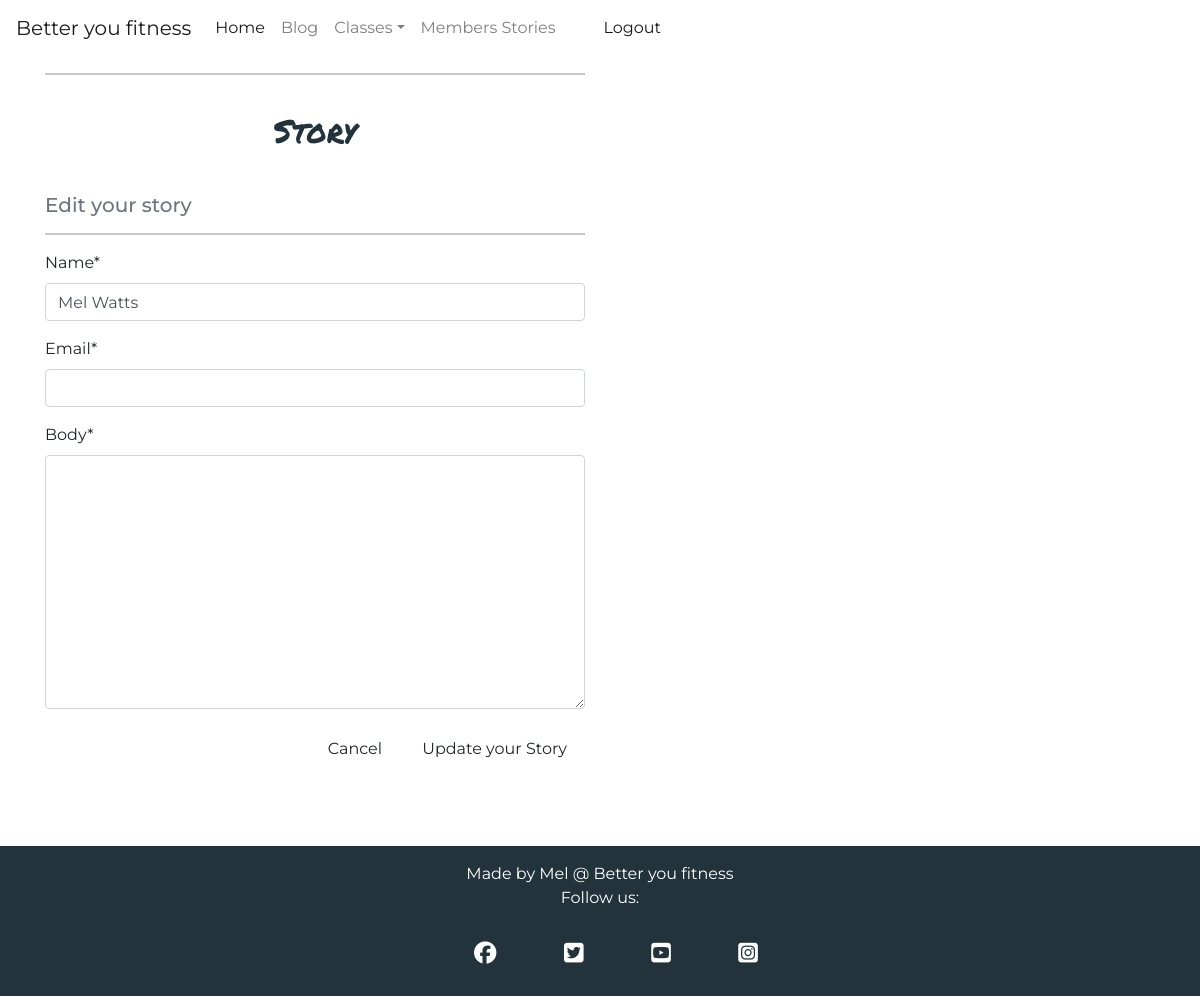
Page /stories/edit/2/ (signed in) on the earlier database version.
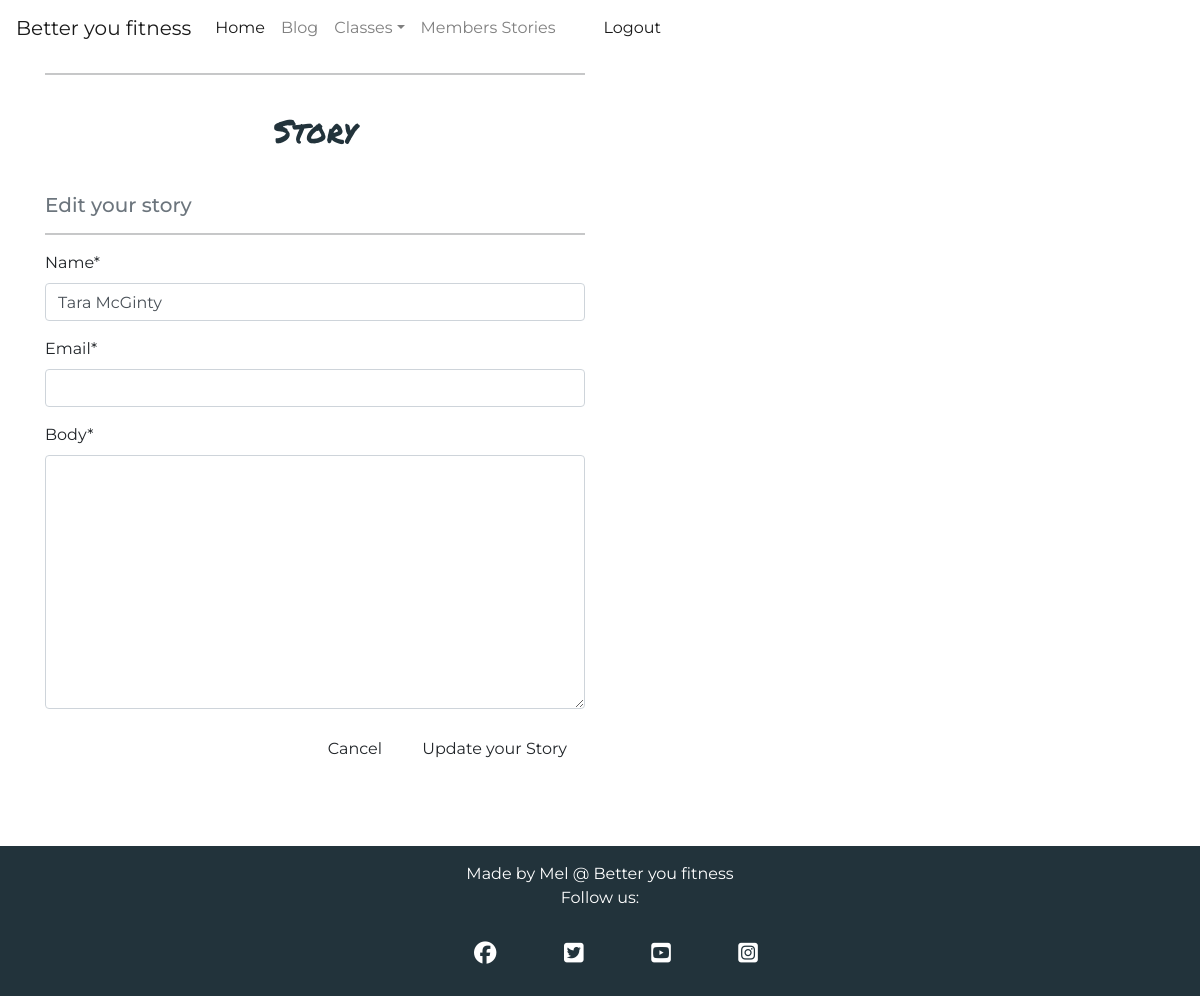
Same page on the later database version.
### stories/models.py (models this page shows, shortened)
class Stories(models.Model):
    class Meta:
        verbose_name_plural = 'Stories'
    name = models.CharField(max_length=254)
    description = models.TextField()
    image_url = models.URLField(max_length=1024, null=True, blank=True)
    image_before = models.ImageField(null=True, blank=True)
    image_url = models.URLField(max_length=1024, null=True, blank=True)
    image_after = models.ImageField(null=True, blank=True)

### stories/views.py (the view)
# urls.py: path('edit/<int:story_id>/', views.edit_story, name='edit_story'),
@login_required
def edit_story(request, story_id):
    if not request.user.is_superuser:
        messages.error(request, 'Sorry, you must have an account to do that.')
        return redirect(reverse('home'))
    story = get_object_or_404(Stories, pk=story_id)
    if request.method == 'POST':
        form = CommentForm(request.POST, request.FILES, instance=story)
        if form.is_valid():
            form.save()
            messages.success(request, 'Story updated, well done!')
            return redirect(reverse('story_detail', args=[story.id]))
        else:
            messages.error(request, 'Opps! Please check your form is valid.')
    else:
        form = CommentForm(instance=story)
        messages.info(request, f'you are editing {story.name}')
    template = 'stories/edit_story.html'
    context = {
        'form': form,
        'story': story,
    }
    return render(request, template, context)

### stories/forms.py
class CommentForm(forms.ModelForm):
    class Meta:
        model = Comment
        fields = ('name', 'email', 'body',)

### stories/templates/stories/edit_story.html (shortened to what this page needs)
{% extends "base.html" %}
{% load static %}
{% block content %}
{% load crispy_forms_tags %}
    <div class="overlay"></div>
    <div class="container">
        <div class="row">
            <div class="col-12 col-md-6">
                <hr>
                <h2 class="logo-font mb-4">Story</h2>
                <h5 class="text-muted">Edit your story</h5>
                <hr>
            </div>
        </div>
        <div class="row">
            <div class="col-12 col-md-6">
                <form method="POST" action="{% url 'edit_story' story.id %}" class="form mb-2" enctype="multipart/form-data">
                    {% for field in form %}
                        {% if field.name != 'image' %}
                            {{ field | as_crispy_field }}
                        {% else %}
                            {{ field }}
                        {% endif %}
                    {% endfor %}
                    <div class="text-right">
                        <a class="btn btn-outline-black rounded-0" href="{% url 'stories' %}">Cancel</a>
                        <button class="btn btn-black rounded-0" type="submit">Update your Story</button>
                    </div>
                </form>
            </div>
        </div>
    </div>
{% endblock %}

### templates/base.html (shortened to what this page needs)
{% load static %}
<!DOCTYPE html>
<html class="h-100">
<head>
    <link href="https://cdn.jsdelivr.net/npm/bootstrap@5.1.3/dist/css/bootstrap.min.css" rel="stylesheet"
>
    <link rel="stylesheet" href="https://maxcdn.bootstrapcdn.com/bootstrap/4.1.3/css/bootstrap.min.css">
    <link rel="stylesheet" href="{% static 'css/style.css' %}">
</head>
<body class="d-flex flex-column h-100 main-bg">
    <nav class="navbar navbar-expand-lg navbar-light">
        <a class="navbar-brand" href="{%  url 'homepage' %}">Better you  fitness</a>
        <div class="collapse navbar-collapse" id="navbarNav">
          <ul class="navbar-nav">
            <li class="nav-item active">
              <a class="nav-link" href="{%  url 'homepage' %}">Home <span class="sr-only">(current)</span></a>
            </li>
            <li class="nav-item">
              <a class="nav-link" href="{% url 'home' %}">Blog</a>
            </li>
            <li class="nav-item dropdown list-unstyled">
                <a class="nav-link dropdown-toggle" data-bs-toggle="dropdown" href="#" role="button"
                    aria-expanded="false">Classes</a>
            </li>
            <li class="nav-item">
                <a class="nav-link" href="{% url 'stories' %}">Members Stories</a>
              </li>
            {% if user.is_authenticated %}
                <ul>
                    <li class="nav-item list-unstyled">
                        <a class="nav-link active" href="{% url 'account_logout' %}">Logout</a>
                    </li>
            {% endif %}
          </ul>
        </div>
      </nav>
    <div class="container">
        <div class="row">
            <div class="col-md-8 offset-md-2">
            </div>
        </div>
    </div>
    <main class="flex-shrink-0 main-bg">
        {% block content %}{% endblock content %}
    </main>
    <footer class="footer mt-auto py-3 dark-bg">
        <p class="m-0 text-center text-white">Made by Mel @ Better you fitness</p>
        <p class="m-0 text-center text-white">Follow us:
            <ul class="social-networks">
                <li>
                    <a href= "https://facebook.com" target="_blank" rel="noopener" aria-label="Visit our Facebook page (opens in new tab)"><i class="fab fa-facebook"></i></a>
                </li>
                <li>
                    <a href= "https://twitter.com" target="_blank" rel="noopener" aria-label="Visit our Twitter page (opens in new tab)"><i class="fab fa-twitter-square"></i></a>
                </li>
                <li>
                    <a href= "https://youtube.com" target="_blank" rel="noopener" aria-label="Visit our YouTube page (opens in new tab)"><i class="fab fa-youtube-square"></i></a>
                </li>
                <li>
                    <a href= "https://instagram.com" target="_blank" rel="noopener" aria-label="Visit our Instagram page (opens in new tab)"><i class="fab fa-instagram-square"></i></a>
                </li>
            </ul>
        </p>
    </footer>
</body>
</html>

### static/css/style.css (style rules this page uses)
body { font-family: 'Montserrat', sans-serif; background-color: #fff; }
h2 { font-family: 'Permanent Marker', cursive; text-align: center; color: #22333B; padding: 20px; }
.btn { margin: 5px; }
p { width: inherit; color: #22333B; }
.navbar { width: 100%; }
.nav-link { color: #000; display: inline; text-decoration: none; }
.list-unstyled { text-decoration: none; z-index: 9999; }
.dark-bg { background-color: #22333B; }
.overlay { height: 100%; width: 100%; top: 0; left: 0; position: fixed; background: white; z-index: -1; }
footer { height: 150px; }
.social-networks { text-align: center; }
.social-networks > li { display: inline; }
.social-networks i { font-size: 140%; margin: 1%; padding: 20px; color: #fff; }

Differences in the rows shown:
changed Stories: name "Mel Watts" → "Tara McGinty"
